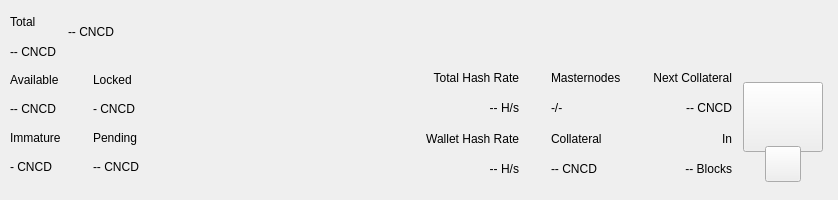
<?xml version="1.0" encoding="UTF-8"?>
<ui version="4.0">
 <class>TopBar</class>
 <widget class="QWidget" name="TopBar">
  <property name="geometry">
   <rect>
    <x>0</x>
    <y>0</y>
    <width>838</width>
    <height>200</height>
   </rect>
  </property>
  <property name="minimumSize">
   <size>
    <width>0</width>
    <height>200</height>
   </size>
  </property>
  <property name="maximumSize">
   <size>
    <width>16777215</width>
    <height>200</height>
   </size>
  </property>
  <property name="windowTitle">
   <string>Form</string>
  </property>
  <layout class="QVBoxLayout" name="verticalLayout_10" stretch="0">
   <property name="spacing">
    <number>0</number>
   </property>
   <property name="leftMargin">
    <number>0</number>
   </property>
   <property name="topMargin">
    <number>0</number>
   </property>
   <property name="rightMargin">
    <number>0</number>
   </property>
   <property name="bottomMargin">
    <number>0</number>
   </property>
   <item>
    <widget class="PFBorderImage" name="containerTop">
     <layout class="QVBoxLayout" name="verticalLayout_11">
      <property name="spacing">
       <number>0</number>
      </property>
      <property name="leftMargin">
       <number>0</number>
      </property>
      <property name="topMargin">
       <number>0</number>
      </property>
      <property name="rightMargin">
       <number>0</number>
      </property>
      <property name="bottomMargin">
       <number>0</number>
      </property>
      <item>
       <widget class="QWidget" name="top_container_2" native="true">
        <property name="minimumSize">
         <size>
          <width>0</width>
          <height>65</height>
         </size>
        </property>
        <layout class="QHBoxLayout" name="top_container">
         <property name="spacing">
          <number>0</number>
         </property>
         <property name="leftMargin">
          <number>10</number>
         </property>
         <property name="topMargin">
          <number>0</number>
         </property>
         <property name="rightMargin">
          <number>10</number>
         </property>
         <property name="bottomMargin">
          <number>0</number>
         </property>
         <item>
          <layout class="QHBoxLayout" name="horizontalLayout_4">
           <property name="spacing">
            <number>12</number>
           </property>
           <property name="rightMargin">
            <number>0</number>
           </property>
           <item>
            <widget class="QWidget" name="widgetAmount" native="true">
             <layout class="QVBoxLayout" name="verticalLayout_2">
              <property name="spacing">
               <number>2</number>
              </property>
              <property name="leftMargin">
               <number>0</number>
              </property>
              <property name="topMargin">
               <number>8</number>
              </property>
              <property name="rightMargin">
               <number>0</number>
              </property>
              <property name="bottomMargin">
               <number>0</number>
              </property>
              <item>
               <widget class="QLabel" name="labelTitle1">
                <property name="text">
                 <string>Total</string>
                </property>
               </widget>
              </item>
              <item>
               <widget class="PrivateQLabel" name="labelAmountPiv">
                <property name="text">
                 <string notr="true">-- CNCD</string>
                </property>
               </widget>
              </item>
             </layout>
            </widget>
           </item>
           <item alignment="Qt::AlignVCenter">
            <widget class="QWidget" name="widgetTopAmount" native="true">
             <property name="sizePolicy">
              <sizepolicy hsizetype="Preferred" vsizetype="Maximum">
               <horstretch>0</horstretch>
               <verstretch>0</verstretch>
              </sizepolicy>
             </property>
             <layout class="QHBoxLayout" name="horizontalLayout_5">
              <property name="spacing">
               <number>0</number>
              </property>
              <property name="leftMargin">
               <number>0</number>
              </property>
              <property name="topMargin">
               <number>0</number>
              </property>
              <property name="rightMargin">
               <number>0</number>
              </property>
              <property name="bottomMargin">
               <number>0</number>
              </property>
              <item alignment="Qt::AlignTop">
               <widget class="PrivateQLabel" name="labelAmountTopPiv">
                <property name="minimumSize">
                 <size>
                  <width>0</width>
                  <height>36</height>
                 </size>
                </property>
                <property name="styleSheet">
                 <string notr="true">padding:0px;margin:0px;</string>
                </property>
                <property name="text">
                 <string notr="true">-- CNCD</string>
                </property>
               </widget>
              </item>
             </layout>
            </widget>
           </item>
           <item>
            <spacer name="horizontalSpacer">
             <property name="orientation">
              <enum>Qt::Horizontal</enum>
             </property>
             <property name="sizeHint" stdset="0">
              <size>
               <width>40</width>
               <height>20</height>
              </size>
             </property>
            </spacer>
           </item>
           <item alignment="Qt::AlignRight">
            <widget class="QWidget" name="layoutSync" native="true">
             <property name="minimumSize">
              <size>
               <width>0</width>
               <height>36</height>
              </size>
             </property>
             <property name="maximumSize">
              <size>
               <width>16777215</width>
               <height>36</height>
              </size>
             </property>
             <layout class="QVBoxLayout" name="verticalLayout_9">
              <property name="leftMargin">
               <number>0</number>
              </property>
              <property name="topMargin">
               <number>0</number>
              </property>
              <property name="rightMargin">
               <number>0</number>
              </property>
              <property name="bottomMargin">
               <number>0</number>
              </property>
              <item>
               <widget class="ExpandableButton" name="pushButtonSync" native="true">
                <property name="minimumSize">
                 <size>
                  <width>36</width>
                  <height>36</height>
                 </size>
                </property>
                <property name="maximumSize">
                 <size>
                  <width>16777215</width>
                  <height>36</height>
                 </size>
                </property>
               </widget>
              </item>
             </layout>
            </widget>
           </item>
           <item>
            <widget class="ExpandableButton" name="pushButtonHDUpgrade" native="true">
             <property name="minimumSize">
              <size>
               <width>36</width>
               <height>36</height>
              </size>
             </property>
             <property name="maximumSize">
              <size>
               <width>16777215</width>
               <height>36</height>
              </size>
             </property>
            </widget>
           </item>
           <item>
            <widget class="ExpandableButton" name="pushButtonStack" native="true">
             <property name="minimumSize">
              <size>
               <width>36</width>
               <height>36</height>
              </size>
             </property>
             <property name="maximumSize">
              <size>
               <width>16777215</width>
               <height>36</height>
              </size>
             </property>
            </widget>
           </item>
           <item>
            <widget class="ExpandableButton" name="pushButtonConf" native="true">
             <property name="minimumSize">
              <size>
               <width>36</width>
               <height>36</height>
              </size>
             </property>
             <property name="maximumSize">
              <size>
               <width>16777215</width>
               <height>36</height>
              </size>
             </property>
            </widget>
           </item>
           <item>
            <widget class="ExpandableButton" name="pushButtonMasternodes" native="true">
             <property name="minimumSize">
              <size>
               <width>36</width>
               <height>36</height>
              </size>
             </property>
             <property name="maximumSize">
              <size>
               <width>16777215</width>
               <height>36</height>
              </size>
             </property>
            </widget>
           </item>
           <item>
            <widget class="ExpandableButton" name="pushButtonConsole" native="true">
             <property name="minimumSize">
              <size>
               <width>36</width>
               <height>36</height>
              </size>
             </property>
             <property name="maximumSize">
              <size>
               <width>16777215</width>
               <height>36</height>
              </size>
             </property>
            </widget>
           </item>
           <item>
            <widget class="ExpandableButton" name="pushButtonConnection" native="true">
             <property name="minimumSize">
              <size>
               <width>36</width>
               <height>36</height>
              </size>
             </property>
             <property name="maximumSize">
              <size>
               <width>16777215</width>
               <height>36</height>
              </size>
             </property>
            </widget>
           </item>
           <item>
            <widget class="ExpandableButton" name="pushButtonTor" native="true">
             <property name="minimumSize">
              <size>
               <width>36</width>
               <height>36</height>
              </size>
             </property>
             <property name="maximumSize">
              <size>
               <width>16777215</width>
               <height>36</height>
              </size>
             </property>
            </widget>
           </item>
           <item>
            <widget class="ExpandableButton" name="pushButtonLock" native="true">
             <property name="sizePolicy">
              <sizepolicy hsizetype="Expanding" vsizetype="Expanding">
               <horstretch>0</horstretch>
               <verstretch>0</verstretch>
              </sizepolicy>
             </property>
             <property name="minimumSize">
              <size>
               <width>36</width>
               <height>0</height>
              </size>
             </property>
             <property name="maximumSize">
              <size>
               <width>16777215</width>
               <height>36</height>
              </size>
             </property>
            </widget>
           </item>
           <item>
            <widget class="ExpandableButton" name="pushButtonTheme" native="true">
             <property name="minimumSize">
              <size>
               <width>36</width>
               <height>36</height>
              </size>
             </property>
             <property name="maximumSize">
              <size>
               <width>16777215</width>
               <height>36</height>
              </size>
             </property>
            </widget>
           </item>
           <item>
            <widget class="ExpandableButton" name="pushButtonFAQ" native="true">
             <property name="minimumSize">
              <size>
               <width>36</width>
               <height>36</height>
              </size>
             </property>
             <property name="maximumSize">
              <size>
               <width>16777215</width>
               <height>36</height>
              </size>
             </property>
            </widget>
           </item>
           <item>
            <widget class="ExpandableButton" name="pushButtonPrivacy" native="true">
             <property name="minimumSize">
              <size>
               <width>36</width>
               <height>36</height>
              </size>
             </property>
             <property name="maximumSize">
              <size>
               <width>16777215</width>
               <height>36</height>
              </size>
             </property>
            </widget>
           </item>
          </layout>
         </item>
        </layout>
       </widget>
      </item>
      <item>
       <widget class="QWidget" name="bottom_container" native="true">
        <property name="minimumSize">
         <size>
          <width>0</width>
          <height>135</height>
         </size>
        </property>
        <layout class="QHBoxLayout" name="botton_container">
         <property name="leftMargin">
          <number>10</number>
         </property>
         <property name="topMargin">
          <number>0</number>
         </property>
         <property name="rightMargin">
          <number>10</number>
         </property>
         <property name="bottomMargin">
          <number>10</number>
         </property>
         <item>
          <layout class="QHBoxLayout" name="horizontalLayout_3">
           <property name="spacing">
            <number>0</number>
           </property>
           <property name="bottomMargin">
            <number>9</number>
           </property>
           <item>
            <layout class="QVBoxLayout" name="verticalLayout_7">
             <property name="spacing">
              <number>0</number>
             </property>
             <property name="leftMargin">
              <number>0</number>
             </property>
             <property name="rightMargin">
              <number>0</number>
             </property>
             <item>
              <layout class="QHBoxLayout" name="horizontalLayout_2">
               <property name="spacing">
                <number>0</number>
               </property>
               <item>
                <layout class="QVBoxLayout" name="verticalLayout_6">
                 <item>
                  <widget class="QLabel" name="labelTitle5">
                   <property name="text">
                    <string>Available</string>
                   </property>
                  </widget>
                 </item>
                 <item>
                  <widget class="PrivateQLabel" name="labelAvailablePiv">
                   <property name="text">
                    <string>-- CNCD</string>
                   </property>
                  </widget>
                 </item>
                 <item>
                  <widget class="QLabel" name="labelTitle4">
                   <property name="text">
                    <string>Immature</string>
                   </property>
                  </widget>
                 </item>
                 <item>
                  <widget class="PrivateQLabel" name="labelImmaturePiv">
                   <property name="text">
                    <string notr="true">- CNCD</string>
                   </property>
                  </widget>
                 </item>
                </layout>
               </item>
               <item>
                <layout class="QVBoxLayout" name="verticalLayout_8">
                 <property name="leftMargin">
                  <number>32</number>
                 </property>
                 <item>
                  <widget class="QLabel" name="labelTitle6">
                   <property name="text">
                    <string>Locked</string>
                   </property>
                  </widget>
                 </item>
                 <item>
                  <widget class="PrivateQLabel" name="labelLockedPiv">
                   <property name="text">
                    <string>- CNCD</string>
                   </property>
                  </widget>
                 </item>
                 <item>
                  <widget class="QLabel" name="labelTitle3">
                   <property name="text">
                    <string>Pending</string>
                   </property>
                  </widget>
                 </item>
                 <item>
                  <widget class="PrivateQLabel" name="labelPendingPiv">
                   <property name="text">
                    <string notr="true">-- CNCD</string>
                   </property>
                  </widget>
                 </item>
                </layout>
               </item>
              </layout>
             </item>
            </layout>
           </item>
          </layout>
         </item>
         <item>
          <spacer name="horizontalSpacer_2">
           <property name="orientation">
            <enum>Qt::Horizontal</enum>
           </property>
           <property name="sizeHint" stdset="0">
            <size>
             <width>40</width>
             <height>20</height>
            </size>
           </property>
          </spacer>
         </item>
         <item>
          <layout class="QHBoxLayout" name="horizontalLayout_6">
           <property name="spacing">
            <number>0</number>
           </property>
           <property name="rightMargin">
            <number>0</number>
           </property>
           <property name="bottomMargin">
            <number>9</number>
           </property>
           <item>
            <widget class="QWidget" name="widgetStaking" native="true">
             <layout class="QVBoxLayout" name="verticalLayout_12">
              <property name="leftMargin">
               <number>32</number>
              </property>
              <property name="topMargin">
               <number>0</number>
              </property>
              <property name="rightMargin">
               <number>0</number>
              </property>
              <property name="bottomMargin">
               <number>0</number>
              </property>
              <item>
               <widget class="QLabel" name="labelNetworkHashRateTitle">
                <property name="text">
                 <string>Total Hash Rate</string>
                </property>
                <property name="textFormat">
                 <enum>Qt::AutoText</enum>
                </property>
                <property name="alignment">
                 <set>Qt::AlignRight|Qt::AlignTrailing|Qt::AlignVCenter</set>
                </property>
               </widget>
              </item>
              <item>
               <widget class="QLabel" name="labelNetworkHashRateValue">
                <property name="layoutDirection">
                 <enum>Qt::LeftToRight</enum>
                </property>
                <property name="text">
                 <string>-- H/s</string>
                </property>
                <property name="textFormat">
                 <enum>Qt::AutoText</enum>
                </property>
                <property name="alignment">
                 <set>Qt::AlignRight|Qt::AlignTrailing|Qt::AlignVCenter</set>
                </property>
               </widget>
              </item>
              <item>
               <widget class="QLabel" name="labelWalletHashRateTitle">
                <property name="text">
                 <string>Wallet Hash Rate</string>
                </property>
                <property name="textFormat">
                 <enum>Qt::AutoText</enum>
                </property>
                <property name="alignment">
                 <set>Qt::AlignRight|Qt::AlignTrailing|Qt::AlignVCenter</set>
                </property>
               </widget>
              </item>
              <item>
               <widget class="PrivateQLabel" name="labelWalletHashRateValue">
                <property name="text">
                 <string notr="true">-- H/s</string>
                </property>
                <property name="textFormat">
                 <enum>Qt::AutoText</enum>
                </property>
                <property name="alignment">
                 <set>Qt::AlignRight|Qt::AlignTrailing|Qt::AlignVCenter</set>
                </property>
               </widget>
              </item>
             </layout>
            </widget>
           </item>
           <item>
            <widget class="QWidget" name="widgetMasternodes" native="true">
             <layout class="QVBoxLayout">
              <property name="leftMargin">
               <number>32</number>
              </property>
              <property name="topMargin">
               <number>0</number>
              </property>
              <property name="rightMargin">
               <number>0</number>
              </property>
              <property name="bottomMargin">
               <number>0</number>
              </property>
              <item>
               <widget class="QLabel" name="labelMasternodesTitle">
                <property name="text">
                 <string>Masternodes</string>
                </property>
               </widget>
              </item>
              <item>
               <widget class="PrivateQLabel" name="labelMasternodeCount">
                <property name="text">
                 <string>-/-</string>
                </property>
               </widget>
              </item>
              <item>
               <widget class="QLabel" name="labelCollateralTitle">
                <property name="text">
                 <string>Collateral</string>
                </property>
               </widget>
              </item>
              <item>
               <widget class="QLabel" name="labelCollateralValue">
                <property name="text">
                 <string notr="true">-- CNCD</string>
                </property>
               </widget>
              </item>
             </layout>
            </widget>
           </item>
           <item>
            <widget class="QWidget" name="widgetNextCollateral" native="true">
             <layout class="QVBoxLayout" name="verticalLayout_13">
              <property name="leftMargin">
               <number>32</number>
              </property>
              <property name="topMargin">
               <number>0</number>
              </property>
              <property name="rightMargin">
               <number>0</number>
              </property>
              <property name="bottomMargin">
               <number>0</number>
              </property>
              <item>
               <widget class="QLabel" name="labelNextMasternodesTitle">
                <property name="text">
                 <string>Next Collateral</string>
                </property>
                <property name="textFormat">
                 <enum>Qt::AutoText</enum>
                </property>
                <property name="alignment">
                 <set>Qt::AlignRight|Qt::AlignTrailing|Qt::AlignVCenter</set>
                </property>
               </widget>
              </item>
              <item>
               <widget class="QLabel" name="labelNextCollateralValue">
                <property name="text">
                 <string>-- CNCD</string>
                </property>
                <property name="textFormat">
                 <enum>Qt::AutoText</enum>
                </property>
                <property name="alignment">
                 <set>Qt::AlignRight|Qt::AlignTrailing|Qt::AlignVCenter</set>
                </property>
               </widget>
              </item>
              <item>
               <widget class="QLabel" name="labelRemainingBlocks">
                <property name="text">
                 <string>In</string>
                </property>
                <property name="textFormat">
                 <enum>Qt::AutoText</enum>
                </property>
                <property name="alignment">
                 <set>Qt::AlignRight|Qt::AlignTrailing|Qt::AlignVCenter</set>
                </property>
               </widget>
              </item>
              <item>
               <widget class="QLabel" name="labelNextCollateralBlocks">
                <property name="text">
                 <string notr="true">-- Blocks</string>
                </property>
                <property name="textFormat">
                 <enum>Qt::AutoText</enum>
                </property>
                <property name="alignment">
                 <set>Qt::AlignRight|Qt::AlignTrailing|Qt::AlignVCenter</set>
                </property>
               </widget>
              </item>
             </layout>
            </widget>
           </item>
          </layout>
         </item>
         <item>
          <widget class="QWidget" name="qrContainer" native="true">
           <property name="sizePolicy">
            <sizepolicy hsizetype="Preferred" vsizetype="Minimum">
             <horstretch>0</horstretch>
             <verstretch>0</verstretch>
            </sizepolicy>
           </property>
           <property name="minimumSize">
            <size>
             <width>90</width>
             <height>110</height>
            </size>
           </property>
           <property name="maximumSize">
            <size>
             <width>90</width>
             <height>110</height>
            </size>
           </property>
           <layout class="QVBoxLayout" name="containerQR">
            <property name="spacing">
             <number>0</number>
            </property>
            <property name="leftMargin">
             <number>5</number>
            </property>
            <property name="topMargin">
             <number>10</number>
            </property>
            <property name="rightMargin">
             <number>5</number>
            </property>
            <property name="bottomMargin">
             <number>0</number>
            </property>
            <item>
             <widget class="QPushButton" name="btnQr">
              <property name="minimumSize">
               <size>
                <width>70</width>
                <height>70</height>
               </size>
              </property>
              <property name="maximumSize">
               <size>
                <width>16777215</width>
                <height>70</height>
               </size>
              </property>
              <property name="focusPolicy">
               <enum>Qt::NoFocus</enum>
              </property>
              <property name="text">
               <string/>
              </property>
              <property name="iconSize">
               <size>
                <width>70</width>
                <height>70</height>
               </size>
              </property>
             </widget>
            </item>
            <item>
             <spacer name="verticalSpacer">
              <property name="orientation">
               <enum>Qt::Vertical</enum>
              </property>
              <property name="sizeType">
               <enum>QSizePolicy::Fixed</enum>
              </property>
              <property name="sizeHint" stdset="0">
               <size>
                <width>20</width>
                <height>20</height>
               </size>
              </property>
             </spacer>
            </item>
            <item alignment="Qt::AlignHCenter|Qt::AlignBottom">
             <widget class="QPushButton" name="pushButtonQR">
              <property name="minimumSize">
               <size>
                <width>36</width>
                <height>36</height>
               </size>
              </property>
              <property name="maximumSize">
               <size>
                <width>36</width>
                <height>36</height>
               </size>
              </property>
              <property name="focusPolicy">
               <enum>Qt::NoFocus</enum>
              </property>
              <property name="text">
               <string/>
              </property>
             </widget>
            </item>
           </layout>
          </widget>
         </item>
        </layout>
       </widget>
      </item>
     </layout>
    </widget>
   </item>
  </layout>
 </widget>
 <customwidgets>
  <customwidget>
   <class>ExpandableButton</class>
   <extends>QWidget</extends>
   <header>qt/pivx/expandablebutton.h</header>
   <container>1</container>
  </customwidget>
  <customwidget>
   <class>PFBorderImage</class>
   <extends>QFrame</extends>
   <header>qt/pivx/pfborderimage.h</header>
   <container>1</container>
  </customwidget>
  <customwidget>
   <class>PrivateQLabel</class>
   <extends>QLabel</extends>
   <header>qt/pivx/privatelabel.h</header>
   <container>0</container>
  </customwidget>
 </customwidgets>
 <resources/>
 <connections/>
</ui>
